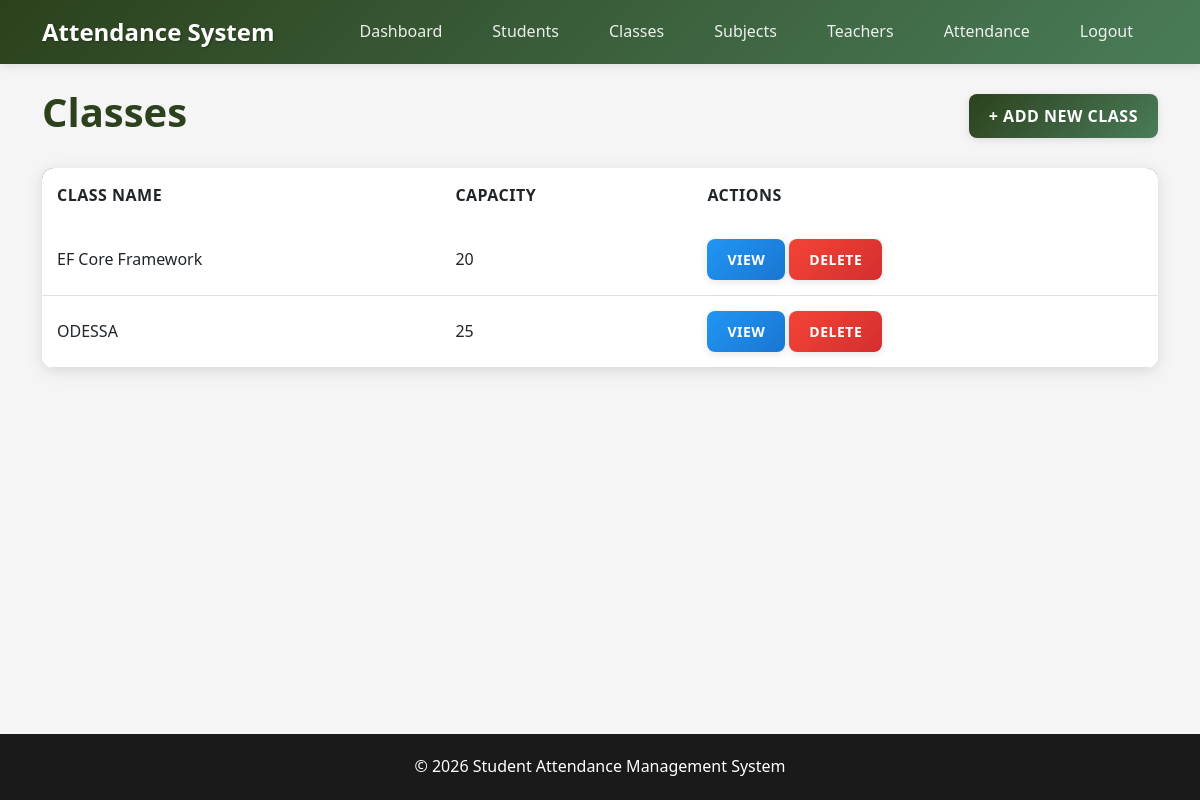
Page /classes/ (signed in) on the committed database.
### Attendance/models.py (models this page shows, shortened)
class Class(models.Model):
    class_name = models.CharField(max_length=50, unique=True)
    capacity = models.IntegerField()

### Attendance/views.py (the view)
# urls.py: path('classes/', views.class_list, name='class_list'),
@login_required
def class_list(request):
    classes = Class.objects.all()
    return render(request, 'classes/list.html', {'classes': classes})

### Templates/classes/list.html
{% extends 'base.html' %}
{% block content %}
<div class="d-flex justify-content-between align-items-center mb-4">
    <h1 class="text-primary-custom">Classes</h1>
    <a href="{% url 'class_create' %}" class="btn btn-primary">+ Add New Class</a>
</div>
<div class="card">
    <div class="card-body p-0">
        <table class="table mb-0">
            <thead>
                <tr>
                    <th>Class Name</th>
                    <th>Capacity</th>
                    <th>Actions</th>
                </tr>
            </thead>
            <tbody>
                {% for class_room in classes %}
                <tr>
                    <td>{{ class_room.class_name }}</td>
                    <td>{{ class_room.capacity }}</td>
                    <td class="d-flex gap-1">
                        <a href="{% url 'class_detail' pk=class_room.id %}" class="btn btn-sm btn-info">View</a>
                        <a href="{% url 'class_delete' pk=class_room.id %}" class="btn btn-sm btn-danger">Delete</a>
                    </td>
                </tr>
                {% empty %}
                <tr>
                    <td colspan="3" class="text-center text-secondary py-4">No classes found. <a href="{% url 'class_create' %}">Add one now.</a></td>
                </tr>
                {% endfor %}
            </tbody>
        </table>
    </div>
</div>
{% endblock %}

### Templates/static/css/style.css (style rules this page uses)
:root { --primary-color: #1f360ff0; --primary-hover: #1f360f; --secondary-color: #4a7c59; --accent-color: #759353; --dark-bg: #1a1a1a; --light-bg: #f5f5f5; --card-bg: #ffffff; --text-primary: #333333; --text-secondary: #666666; --border-color: #e0e0e0; --success-color: #4caf50; --warning-color: #ff9800; --danger-color: #f44336; --info-color: #2196f3; }
body { background-color: var(--light-bg); color: var(--text-primary); font-family: 'Segoe UI', Tahoma, Geneva, Verdana, sans-serif; line-height: 1.6; }
.card { border: none; border-radius: 12px; box-shadow: 0 4px 20px rgba(0,0,0,0.08); transition: all 0.3s ease; background: var(--card-bg); margin-bottom: 25px; }
.card-body { padding: 25px; }
.btn { border-radius: 8px; display: flex; font-weight: 600; text-transform: uppercase; letter-spacing: 0.5px; padding: 10px 20px; transition: all 0.3s ease; border: none; box-shadow: 0 2px 8px rgba(0,0,0,0.1); }
.btn-primary { background: linear-gradient(135deg, var(--primary-color) 0%, var(--secondary-color) 100%); color: white; }
.btn-danger { background: linear-gradient(135deg, var(--danger-color) 0%, #d32f2f 100%); color: white; }
.btn-info { background: linear-gradient(135deg, var(--info-color) 0%, #1976d2 100%); color: white; }
.table { border-radius: 12px; overflow: hidden; box-shadow: 0 2px 10px rgba(0,0,0,0.05); }
.table thead { background: linear-gradient(135deg, var(--primary-color) 0%, var(--secondary-color) 100%); color: white; }
.table thead th { border: none; font-weight: 600; text-transform: uppercase; letter-spacing: 0.5px; padding: 15px; }
.table tbody tr { transition: all 0.3s ease; }
.table tbody td { padding: 15px; border-color: var(--border-color); vertical-align: middle; }
.text-primary-custom { color: var(--primary-color); font-weight: 600; }

### rows in the picture
Class: class_name "EF Core Framework", capacity "20"
Class: class_name "ODESSA", capacity "25"
